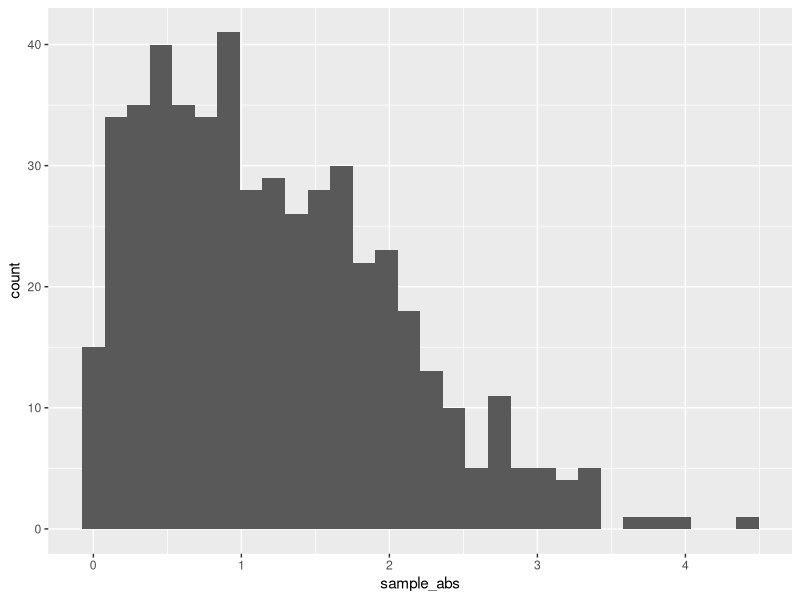
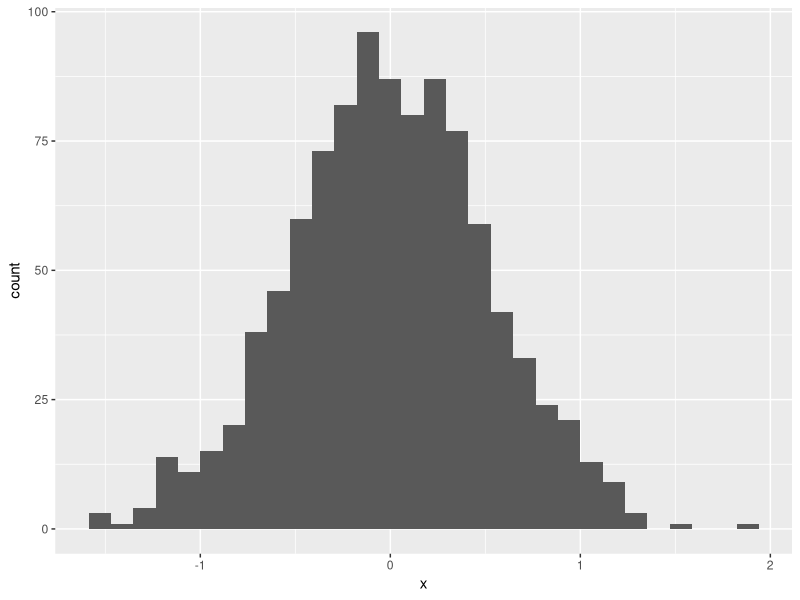
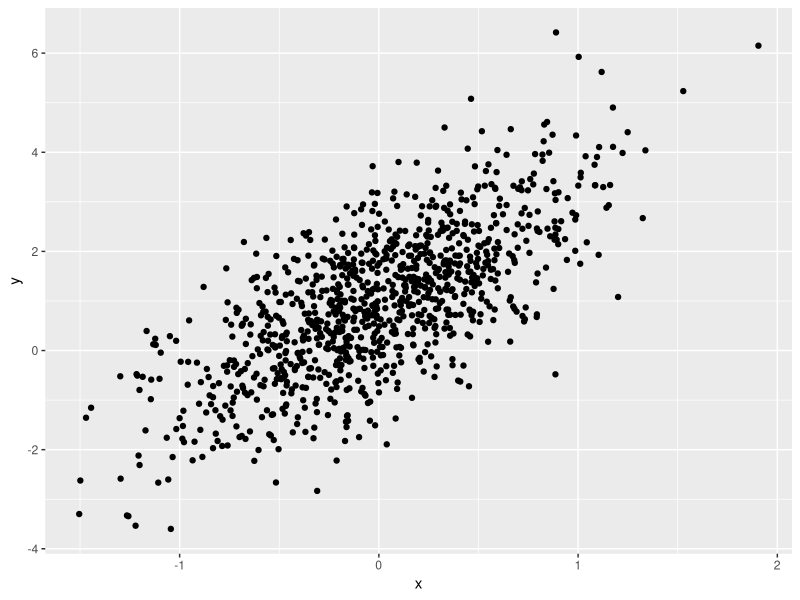

These charts were generated, in order, by the following R code:
## ---- chunk 1
library(tidyverse)
## ---- chunk 2
sample_df = tibble(
  sample_num = rnorm(500, mean = 1),
  sample_zero = sample_num > 0,
  sample_abs = abs(sample_num)
) 
ggplot(sample_df, aes(x = sample_abs)) + geom_histogram()
sample_medianline = median(pull(sample_df, sample_num))
## ---- chunk 3
example_df = tibble(
  vec_numeric = 5:8,
  vec_char = c("My", "name", "is", "Rosemary"),
  vec_logical = c(T,T,T,F),
  vec_factor = factor(c("male", "male", "female", "female"))
)
## ---- chunk 4
set.seed(1) 
plot_df = tibble(
  x = rnorm(1000, sd = 0.5),
  y = 1 + 2*x + rnorm(1000),
)
## ---- chunk 5
ggplot(plot_df, aes(x = x)) + geom_histogram()
## ---- chunk 6
ggplot(plot_df, aes(x = x, y = y)) + geom_point()
